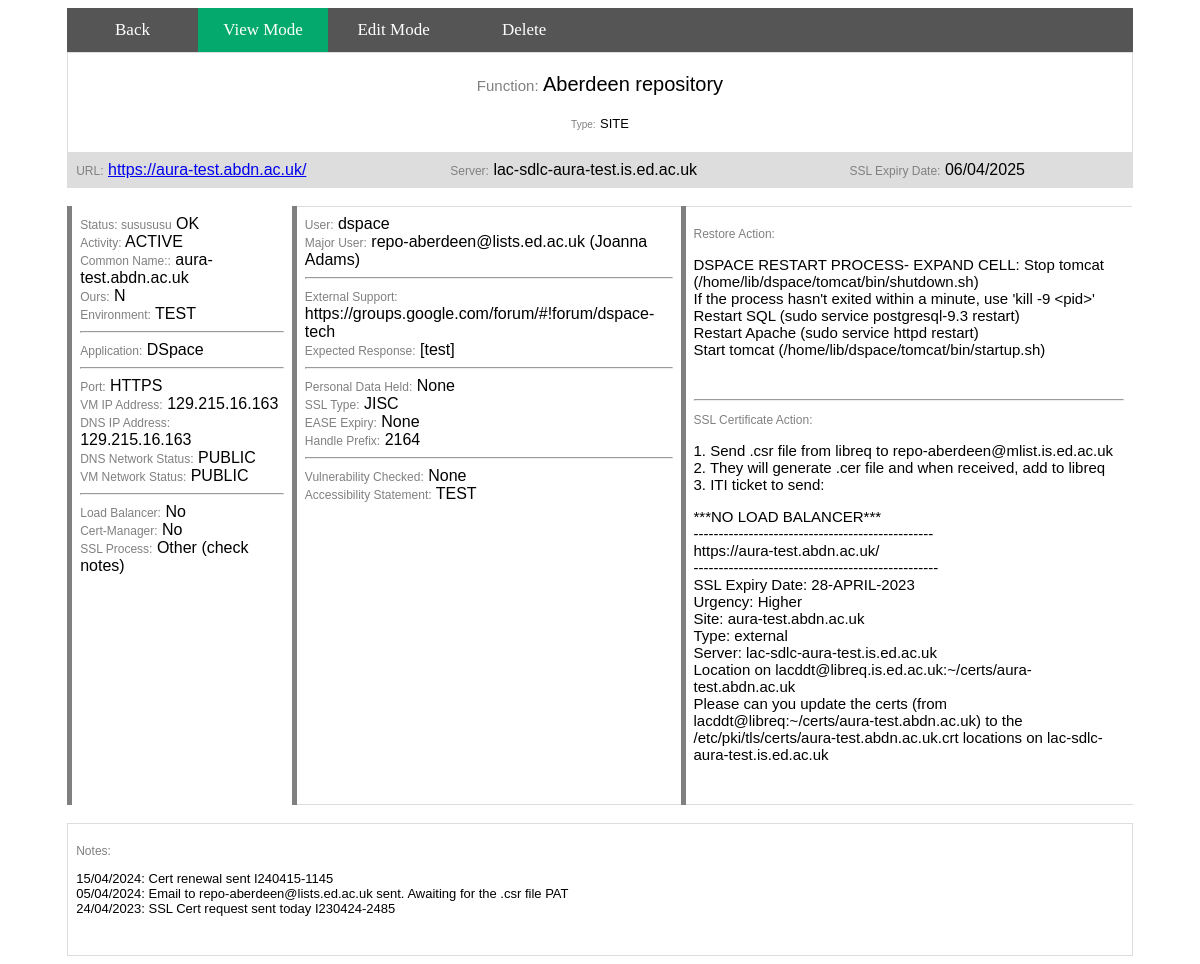
Page /lddt_tracker/subsite/6/ on the committed database.
### lddt_app/models.py (models this page shows, shortened)
class Website(models.Model):
    ssl_expiry_date = models.DateField(blank=True, default=None, null=True)
    url = models.CharField('URL', blank=True, null=True, max_length=100)
    function = models.CharField('Function', blank=True, null=True, max_length=150)
    common_name = models.CharField('Common Name', blank=True, null=True, max_length=150)
    server = models.CharField('Server', blank=True, null=True, max_length=150)
    vm_ip_address = models.CharField('VM IP Address', blank=True, null=True, max_length=150)
    type = models.ForeignKey(Type, on_delete=models.CASCADE, blank=True, null=True, max_length=150)
    tech_status = models.ForeignKey(Tech_Status, on_delete=models.CASCADE, blank=True, null=True, max_length=150)
    ssl_cert_process = models.ForeignKey(SSL_Cert_Process, on_delete=models.CASCADE, blank=True, null=True, max_length=150)
    cert_manager = models.ForeignKey(Cert_Manager, on_delete=models.CASCADE, blank=True, null=True, max_length=150)
    activity = models.ForeignKey(Activity, on_delete=models.CASCADE, blank=True, null=True, max_length=150)
    vulnerability_checked = models.CharField('Vulnerability', blank=True, null=True, max_length=150)
    personal_data_held = models.CharField('Personal Data', blank=True, null=True, max_length=150)
    port = models.CharField('Port', blank=True, null=True, max_length=150)
    load_balancer = models.CharField('Load Balancer', blank=True, null=True, max_length=150)
    ours = models.CharField('Ours', blank=True, null=True, max_length=150)
    environment = models.CharField('Environment', blank=True, null=True, max_length=150)
    ssl_type = models.CharField('SSL Type', blank=True, null=True, max_length=150)
    ease_expiry = models.DateField('EASE Expiry', blank=True, null=True, max_length=150)
    application = models.CharField('Application', blank=True, null=True, max_length=150)
    restore_action = models.TextField('Restore Action', blank=True, null=True)
    ssl_certificate_action = models.TextField('SSL Certificate Action', blank=True, null=True)
    user = models.CharField('User', blank=True, null=True, max_length=50)
    major_user = models.CharField('Major User', blank=True, null=True, max_length=150)
    external_support = models.CharField('External Support', blank=True, null=True, max_length=150)
    expected_response = models.CharField('Expected Response', blank=True, null=True, max_length=150)
    handle_prefix = models.CharField('Handle Prefix', blank=True, null=True, max_length=150)
    access_statement_y_n = models.ForeignKey(access_statement_y_n, on_delete=models.CASCADE, null=True, blank=True)
    accessibility_statement = models.CharField('Accessibility Statement', blank=True, null=True, max_length=150)
    group = models.ForeignKey(Group, on_delete=models.CASCADE, null=True, blank=True)
    notes = models.TextField('Notes', blank=True, null=True)
    calc_ping_field = models.CharField('Field for ping', blank=True, null=True, max_length=50)
    ga4_required = models.ForeignKey(ga4_required, on_delete=models.CASCADE, null=True, blank=True)
    ga4_y_n = models.ForeignKey(ga4_y_n, on_delete=models.CASCADE, null=True, blank=True)
    ga4_notes = models.TextField('GA4 Notes', blank=True, null=True)
    ga4_path = models.TextField('GA4 path', blank=True, null=True)
    @property
    def dns_ip_address(self):
        resoult = ""
        if self.load_balancer == "No":
            resoult = self.vm_ip_address
        else:
            return resoult
        return resoult
    @property
    def vm_network_status(self):
        resoult = ""
        vm_ip_address_str = str(self.vm_ip_address)
        if "129." in vm_ip_address_str:
            resoult = "PUBLIC"
        elif "192." in vm_ip_address_str:
            resoult = "PRIVATE"
        else:
            pass
        return resoult
    @property
    def dns_network_status(self):
        resoult = ""
        vm_ip_address_str = str(self.vm_ip_address)
        if "129." in vm_ip_address_str:
            resoult = "PUBLIC"
        elif "192." in vm_ip_address_str:
            resoult = "PRIVATE"
        else:
            pass
        return resoult

class Type(models.Model):
    name = models.CharField(max_length=150)
    def __str__(self):
        return self.name

class Tech_Status(models.Model):
    name = models.CharField(max_length=150)
    def __str__(self):
        return self.name

class Activity(models.Model):
    name = models.CharField(max_length=150)
    def __str__(self):
        return self.name

class Cert_Manager(models.Model):
    name = models.CharField(max_length=150)
    def __str__(self):
        return self.name

class SSL_Cert_Process(models.Model):
    name = models.CharField(max_length=150)
    def __str__(self):
        return self.name

### lddt_app/views.py (the view)
# urls.py: re_path(r'^subsite/(\d+)/', subsite_details, name='subsite_details'),
def subsite_details(request, id):
    website = Website.objects.get(id=id)
    return render(request, 'website/subsite_details.html', {'website': website})

### lddt_app/templates/website/subsite_details.html (shortened to what this page needs)
<!DOCTYPE html>
<html lang="en">
<head>
    {% load static %}
    <link rel="stylesheet" href="{% static 'style_detail_form.css' %}" >
</head>
<body>
<div class="main_body" >
    <div class="navbar">
        <a href="{% url 'lddt_subsites_home' %}">Back</a>
        <a class="active" href="#">View Mode</a>
        <a href="{% url 'update_website' website.id %}">Edit Mode</a>
        <a href="{% url 'delete_website' website.id %}">Delete</a>
    </div>
    <table>
        <tr>
            <td colspan="3" style="text-align: center; padding:20px">
                <span style="color: gray; font-size:15px">Function:</span> <span style="font-size: 20px">{{ website.function }}</span><br>
                <br>
                <span style="color: gray; font-size:10px">Type:</span> <span style="font-size: 13px">{{ website.type }}</span>
            </td>
        </tr>
        <tr>
            <td><span style="color: gray; font-size:12px">URL:</span> <a href=" {{ website.url }}" target="_blank">{{ website.url }}</a></td>
            <td><span style="color: gray; font-size:12px">Server:</span> {{ website.server }}</td>
            <td><span style="color: gray; font-size:12px">SSL Expiry Date:</span> {{ website.ssl_expiry_date | date:"d/m/Y" }}</td>
        </tr>
    </table>
    <br>
    <table>
        <tr>
            <td style="vertical-align: top; width: 20%; border-left: 5px solid gray; border-right: 1px solid white; border-top: 1px solid white; border-bottom: 1px solid white">
                <span style="color: gray; font-size:12px">Status: susususu</span> {{ website.tech_status }}<br>
                <span style="color: gray; font-size:12px">Activity:</span> {{ website.activity }}<br>
                <span style="color: gray; font-size:12px">Common Name::</span> {{ website.common_name }}<br>
                <span style="color: gray; font-size:12px">Ours:</span> {{ website.ours }}<br>
                <span style="color: gray; font-size:12px">Environment:</span> {{ website.environment }}<br>
                <hr>
                <span style="color: gray; font-size:12px">Application:</span> {{ website.application }}<br>
                <hr>
                <span style="color: gray; font-size:12px">Port:</span> {{ website.port }}<br>
                <span style="color: gray; font-size:12px">VM IP Address:</span> {{ website.vm_ip_address }}<br>
                <span style="color: gray; font-size:12px">DNS IP Address:</span> {{ website.dns_ip_address }}<br>
                <span style="color: gray; font-size:12px">DNS Network Status:</span> {{ website.dns_network_status }}<br>
                <span style="color: gray; font-size:12px">VM Network Status:</span> {{ website.vm_network_status }}<br>
                <hr>
                <span style="color: gray; font-size:12px">Load Balancer:</span> {{ website.load_balancer }}<br>
                <span style="color: gray; font-size:12px">Cert-Manager:</span> {{ website.cert_manager }}<br>
                <span style="color: gray; font-size:12px">SSL Process:</span> {{ website.ssl_cert_process }}<br>
            </td>
            <td style="vertical-align: top; width: 30%; border-left: 5px solid gray; border-right: 1px solid white; ">
                <span style="color: gray; font-size:12px">User:</span> {{ website.user }} <br>
                <span style="color: gray; font-size:12px">Major User:</span> {{ website.major_user }} <br>
                <hr>
                <span style="color: gray; font-size:12px">External Support:</span> {{ website.external_support }} <br>
                <span style="color: gray; font-size:12px">Expected Response:</span> {{ website.expected_response }} <br>
                <hr>
                <span style="color: gray; font-size:12px">Personal Data Held:</span> {{ website.personal_data_held }} <br>
                <span style="color: gray; font-size:12px">SSL Type:</span> {{ website.ssl_type }} <br>
                <span style="color: gray; font-size:12px">EASE Expiry:</span> {{ website.ease_expiry }} <br>
                <span style="color: gray; font-size:12px">Handle Prefix:</span> {{ website.handle_prefix }} <br>
                <hr>
                <span style="color: gray; font-size:12px">Vulnerability Checked:</span> {{ website.vulnerability_checked }} <br>
                <span style="color: gray; font-size:12px">Accessibility Statement:</span> {{ website.accessibility_statement }} <br>
            </td>
            <td style="vertical-align: top; width: 40%; border-left: 5px solid gray; border-right: 1px solid white;">
                <p style="color: gray; font-size:12px">Restore Action:</p> <span style="font-size: 15px"> {{ website.restore_action | linebreaks }} </span> <br>
                <hr>
                <p style="color: gray; font-size:12px">SSL Certificate Action:</p> <span style="font-size: 15px"> {{ website.ssl_certificate_action | linebreaks }} </span><br>
            </td>
        </tr>
    </table>
    <br>
    <table>
        <tr>
            <td>
                <p style="color: gray; font-size:12px">Notes:</p> <span style="font-size:13px">{{ website.notes | linebreaks}} </span><br>
            </td>
        </tr>
    </table>
</div>
</body>
</html>

### lddt_app/static/style_detail_form.css (style rules this page uses)
.main_body { width: 90%; margin: auto; }
table { font-family: arial, sans-serif; border-collapse: collapse; width: 100%; }
td, th { border: 1px solid #dddddd; text-align: left; padding: 8px; }
tr:nth-child(even) { background-color: #dddddd; }
.navbar { width: 100%; background-color: #555; overflow: auto; }
.navbar a { float: left; padding: 12px; color: white; text-decoration: none; font-size: 17px; width: 10%; text-align: center; }
.navbar a.active { background-color: #04AA6D; }

### rows in the picture
Website: function "Aberdeen repository", type "SITE", url "https://aura-test.abdn.ac.uk/", server "lac-sdlc-aura-test.is.ed.ac.uk", ssl_expiry_date "06/04/2025", tech_status "OK", activity "ACTIVE", common_name "aura-test.abdn.ac.uk", ours "N", environment "TEST", application "DSpace", port "HTTPS", vm_ip_address "129.215.16.163", dns_ip_address "129.215.16.163", dns_network_status "PUBLIC", vm_network_status "PUBLIC", load_balancer "No", cert_manager "No", ssl_cert_process "Other (check notes)", user "dspace", major_user "repo-aberdeen@lists.ed.ac.uk (Joanna Adams)", external_support "https://groups.google.com/forum/#!forum/dspace-tech", expected_response "[test]", personal_data_held "None", ssl_type "JISC", ease_expiry "None", handle_prefix "2164", vulnerability_checked "None", accessibility_statement "TEST", restore_action "DSPACE RESTART PROCESS- EXPAND CELL: Stop tomcat (/home/lib/dspace/tomcat/bin/shutdown.sh) If the process hasn't exited within a minute, use 'kill -9 <pid>' Restart SQL (sudo service postgresql-9.3 restart) Restart Apache (sudo service httpd restart) Start tomcat (/home/lib/dspace/tomcat/bin/startup.sh)", ssl_certificate_action "1. Send .csr file from libreq to repo-aberdeen@mlist.is.ed.ac.uk 2. They will generate .cer file and when received, add to libreq 3. ITI ticket to send: ***NO LOAD BALANCER*** ------------------------------------------------ https://aura-test.abdn.ac.uk/ ------------------------------------------------- SSL Expiry Date: 28-APRIL-2023 Urgency: Higher Site: aura-test.abdn.ac.uk Type: external Server: lac-sdlc-aura-test.is.ed.ac.uk Location on lacddt@libreq.is.ed.ac.uk:~/certs/aura-test.abdn.ac.uk Please can you update the certs (from lacddt@libreq:~/certs/aura-test.abdn.ac.uk) to the /etc/pki/tls/certs/aura-test.abdn.ac.uk.crt locations on lac-sdlc-aura-test.is.ed.ac.uk", notes "15/04/2024: Cert renewal sent I240415-1145 05/04/2024: Email to repo-aberdeen@lists.ed.ac.uk sent. Awaiting for the .csr file PAT 24/04/2023: SSL Cert request sent today I230424-2485"
